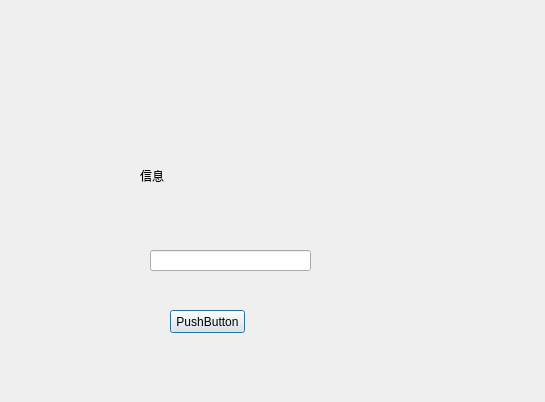
<?xml version="1.0" encoding="UTF-8"?>
<ui version="4.0">
 <class>TcpServerWindow</class>
 <widget class="QDialog" name="TcpServerWindow">
  <property name="geometry">
   <rect>
    <x>0</x>
    <y>0</y>
    <width>545</width>
    <height>402</height>
   </rect>
  </property>
  <property name="windowTitle">
   <string>Dialog</string>
  </property>
  <widget class="QLabel" name="infoout">
   <property name="geometry">
    <rect>
     <x>140</x>
     <y>110</y>
     <width>231</width>
     <height>131</height>
    </rect>
   </property>
   <property name="text">
    <string>信息</string>
   </property>
  </widget>
  <widget class="QPushButton" name="pushButton">
   <property name="geometry">
    <rect>
     <x>170</x>
     <y>310</y>
     <width>75</width>
     <height>23</height>
    </rect>
   </property>
   <property name="text">
    <string>PushButton</string>
   </property>
  </widget>
  <widget class="QLineEdit" name="filepath">
   <property name="geometry">
    <rect>
     <x>150</x>
     <y>250</y>
     <width>161</width>
     <height>21</height>
    </rect>
   </property>
  </widget>
 </widget>
 <resources/>
 <connections/>
</ui>
